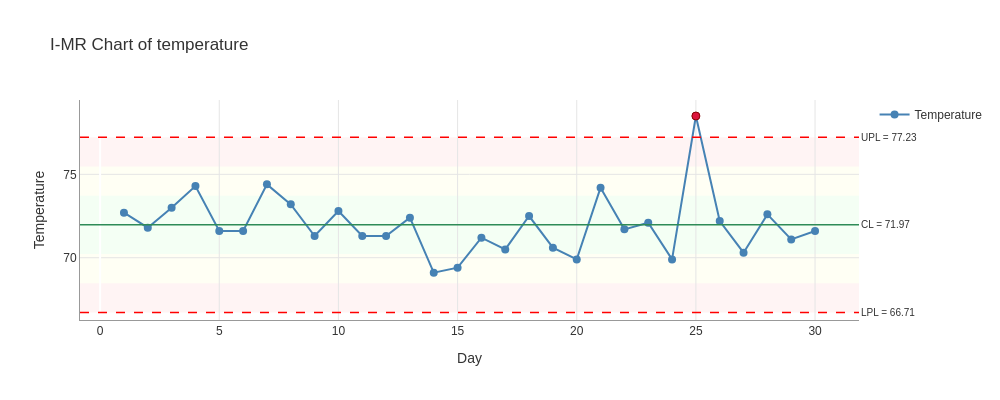

The code cell stored with this chart in its notebook:
### Markdown cell above
## Plot with Rule Violations

Show all rule violations on the chart:

### Code cell
fig = result.plot(
    show_zones=True,
    show_rules=True,  # Show all WECO rule violations
    template='processbehavior'
)
fig.show()

### Figure 1 — Plotly figure (JSON) as saved in the notebook; plotly's stock layout.template omitted (floating-point values rounded to 4 significant figures)
{"data": [{"hovertemplate": "%{x}<br>%{y:.3f}<extra></extra>", "line": {"color": "steelblue", "width": 2.0}, "marker": {"color": "steelblue", "size": 8}, "mode": "lines+markers", "name": "Temperature", "type": "scatter", "x": [1, 2, 3, 4, 5, 6, 7, 8, 9, 10, 11, 12, 13, 14, 15, 16, 17, 18, 19, 20, 21, 22, 23, 24, 25, 26, 27, 28, 29, 30], "y": [72.7, 71.8, 73.0, 74.3, 71.6, 71.6, 74.4, 73.2, 71.3, 72.8, 71.3, 71.3, 72.4, 69.1, 69.4, 71.2, 70.5, 72.5, 70.6, 69.9, 74.2, 71.7, 72.1, 69.9, 78.5, 72.2, 70.3, 72.6, 71.1, 71.6]}, {"hovertemplate": "Out of Control<br>%{x}<br>%{y:.3f}<extra></extra>", "marker": {"color": "#DC143C", "line": {"color": "#8B0000", "width": 1.0}, "size": 8, "symbol": "circle"}, "mode": "markers", "name": "Out of Control", "showlegend": false, "type": "scatter", "x": [25], "y": [78.5]}], "layout": {"annotations": [{"font": {"size": 10}, "showarrow": false, "text": "UPL = 77.23", "x": 1, "xanchor": "left", "xref": "x domain", "y": 77.23, "yanchor": "middle", "yref": "y"}, {"font": {"size": 10}, "showarrow": false, "text": "LPL = 66.71", "x": 1, "xanchor": "left", "xref": "x domain", "y": 66.71, "yanchor": "middle", "yref": "y"}, {"font": {"size": 10}, "showarrow": false, "text": "CL = 71.97", "x": 1, "xanchor": "left", "xref": "x domain", "y": 71.97, "yanchor": "middle", "yref": "y"}], "font": {"color": "#333333", "family": "Arial, sans-serif", "size": 12}, "height": 400, "hovermode": "x unified", "paper_bgcolor": "white", "plot_bgcolor": "white", "shapes": [{"fillcolor": "#B3FFB3", "layer": "below", "line": {"width": 0}, "opacity": 0.15, "type": "rect", "x0": 0, "x1": 1, "xref": "x domain", "y0": 70.22, "y1": 73.72, "yref": "y"}, {"fillcolor": "#FFFFB3", "layer": "below", "line": {"width": 0}, "opacity": 0.15, "type": "rect", "x0": 0, "x1": 1, "xref": "x domain", "y0": 73.72, "y1": 75.47, "yref": "y"}, {"fillcolor": "#FFFFB3", "layer": "below", "line": {"width": 0}, "opacity": 0.15, "type": "rect", "x0": 0, "x1": 1, "xref": "x domain", "y0": 68.47, "y1": 70.22, "yref": "y"}, {"fillcolor": "#FFB3B3", "layer": "below", "line": {"width": 0}, "opacity": 0.15, "type": "rect", "x0": 0, "x1": 1, "xref": "x domain", "y0": 75.47, "y1": 77.23, "yref": "y"}, {"fillcolor": "#FFB3B3", "layer": "below", "line": {"width": 0}, "opacity": 0.15, "type": "rect", "x0": 0, "x1": 1, "xref": "x domain", "y0": 66.71, "y1": 68.47, "yref": "y"}, {"line": {"color": "red", "dash": "dash", "width": 1.5}, "type": "line", "x0": 0, "x1": 1, "xref": "x domain", "y0": 77.23, "y1": 77.23, "yref": "y"}, {"line": {"color": "red", "dash": "dash", "width": 1.5}, "type": "line", "x0": 0, "x1": 1, "xref": "x domain", "y0": 66.71, "y1": 66.71, "yref": "y"}, {"line": {"color": "#2E8B57", "width": 1.5}, "type": "line", "x0": 0, "x1": 1, "xref": "x domain", "y0": 71.97, "y1": 71.97, "yref": "y"}], "showlegend": true, "title": {"text": "I-MR Chart of temperature"}, "width": 1000, "xaxis": {"gridcolor": "#E5E5E5", "gridwidth": 1.0, "linecolor": "#999999", "linewidth": 1.0, "showgrid": true, "showline": true, "title": {"text": "Day"}}, "yaxis": {"gridcolor": "#E5E5E5", "gridwidth": 1.0, "linecolor": "#999999", "linewidth": 1.0, "showgrid": true, "showline": true, "title": {"text": "Temperature"}}}}
